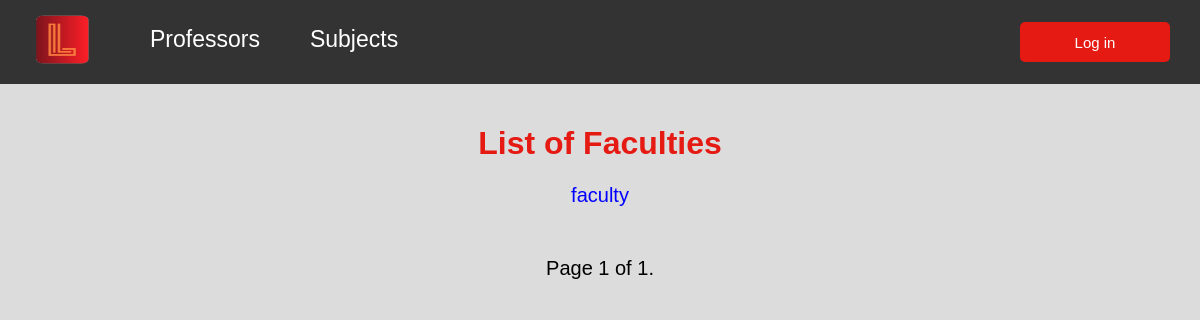
Before: / with the older database file.
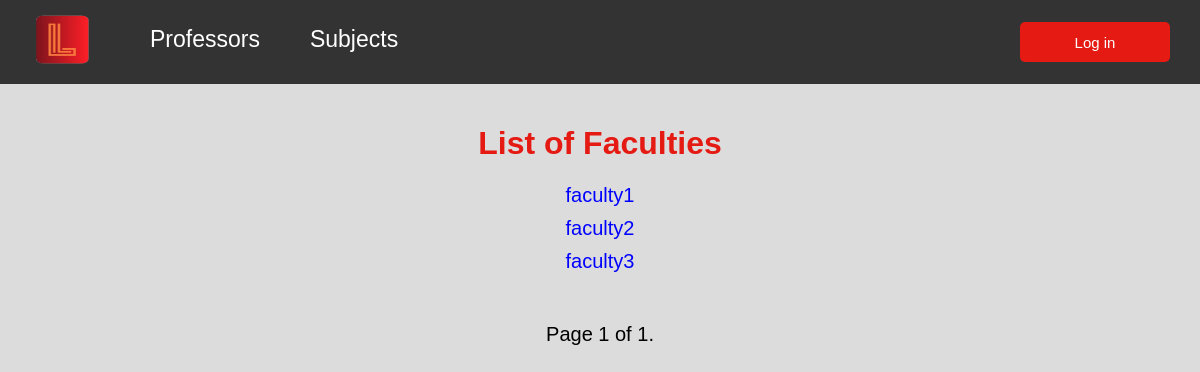
After: the same page with the newer database file.
### university/models/faculty.py (models this page shows, shortened)
class Faculty(models.Model):
    subjects = models.ManyToManyField(
        to="Subject",
        related_name='faculty',
        verbose_name=_("Subjects"))
    name = models.CharField(max_length=100, verbose_name=_("Name"))
    class Meta:
        verbose_name = _("Faculty")
        verbose_name_plural = _("Faculties")

### university/views/home.py (the view)
# urls.py: 2. Add a URL to urlpatterns:  path('', views.home, name='home')
def home(request):
    faculties = Faculty.objects.all().order_by('name')
    paginator = Paginator(faculties, 6)
    page = request.GET.get('page')
    page_obj = paginator.get_page(page)
    return render(request, 'other/faculty_list.html', {'faculties': page_obj})

### university/context_processors.py (called while the page is built, shortened)
def user_roles(request):
    context = {}
    return context

### university/templates/other/faculty_list.html (shortened to what this page needs)
{% extends 'includes/base.html' %}
{% block content %}
<div class="list-container">
    <h1>List of Faculties</h1>
    <ul>
        {% for faculty in faculties %}
            <li class="list-item"><a href="/faculty/{{ faculty.id }}">{{ faculty.name }}</a></li>
        {% endfor %}
    </ul>
    <div class="paginator-container">
        <span class="paginator-text">Page {{ faculties.number }} of {{ faculties.paginator.num_pages }}.</span>
    </div>
</div>
{% endblock %}

Changed rows visible on the page:
changed Faculty: name "faculty" → "faculty1"
added Faculty: name "faculty2"
added Faculty: name "faculty3"
